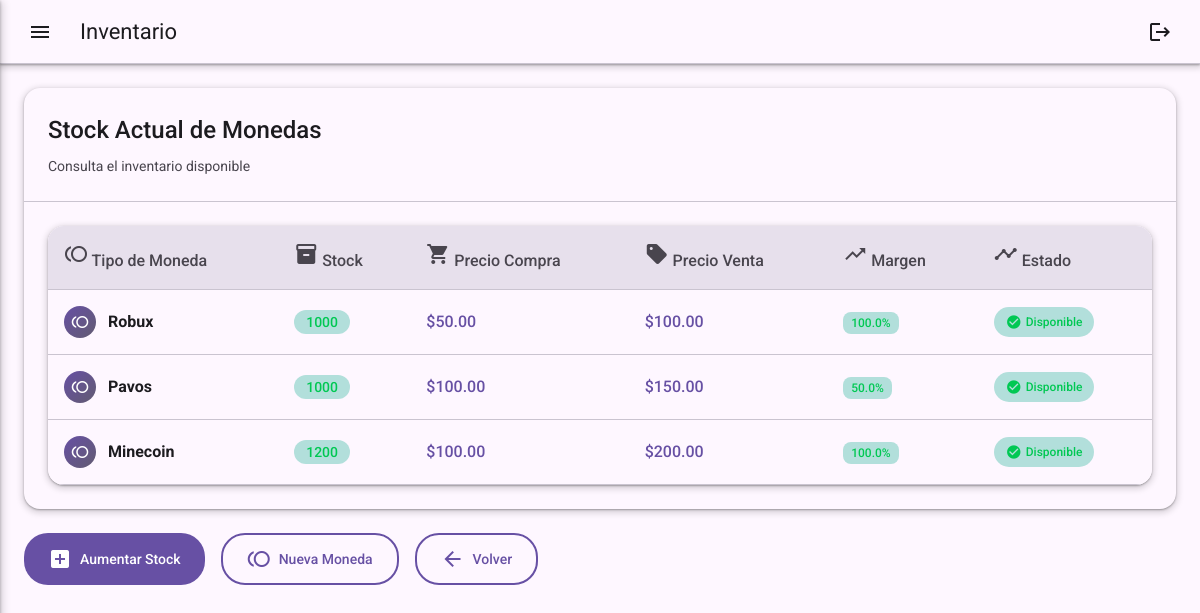
Screenshot of /ver_stock (signed in) with the database file from the repository.
### tables this page shows
CREATE TABLE monedas (
            id INTEGER PRIMARY KEY AUTOINCREMENT,
            tipo TEXT UNIQUE NOT NULL,
            stock INTEGER NOT NULL,
            precio_compra REAL,
            precio_venta REAL
        , categoria TEXT DEFAULT "Otros", stock_minimo INTEGER DEFAULT 10, activo BOOLEAN DEFAULT 1);

### app.py (the view)
@app.route('/ver_stock')
@login_required
def ver_stock():
    conn = obtener_conexion()
    cursor = conn.cursor()
    cursor.execute("SELECT tipo, stock, precio_compra, precio_venta FROM monedas")
    stock = [{'tipo': row[0], 'stock': row[1], 'precio_compra': row[2], 'precio_venta': row[3]} for row in cursor.fetchall()]
    cursor.close()
    conn.close()
    return render_template('ver_stock.html', stock=stock)

### app.py (called while the page is built)
def obtener_conexion():
    return sqlite3.connect(DATABASE)

@login_manager.user_loader
def load_user(user_id):
    conn = obtener_conexion()
    cursor = conn.cursor()
    cursor.execute("SELECT id FROM usuarios WHERE id = ?", (user_id,))
    user = cursor.fetchone()
    cursor.close()
    conn.close()
    return User(user[0]) if user else None

### templates/ver_stock.html (shortened to what this page needs)
{% extends "base.html" %}
{% block page_title %}Inventario{% endblock %}
{% block content %}
<div class="card" data-aos="fade-up">
    <div class="card-header">
        <h2 class="card-title">Stock Actual de Monedas</h2>
        <p class="card-subtitle">Consulta el inventario disponible</p>
    </div>
    <div class="card-content">
        {% if stock %}
        <div class="table-container">
            <table class="table">
                <thead>
                    <tr>
                        <th>
                            <span class="material-icons">toll</span>
                            Tipo de Moneda
                        </th>
                        <th>
                            <span class="material-icons">inventory</span>
                            Stock
                        </th>
                        <th>
                            <span class="material-icons">shopping_cart</span>
                            Precio Compra
                        </th>
                        <th>
                            <span class="material-icons">sell</span>
                            Precio Venta
                        </th>
                        <th>
                            <span class="material-icons">trending_up</span>
                            Margen
                        </th>
                        <th>
                            <span class="material-icons">timeline</span>
                            Estado
                        </th>
                    </tr>
                </thead>
                <tbody>
                    {% for item in stock %}
                    <tr data-aos="fade-up" data-aos-delay="{{ loop.index0 * 50 }}">
                        <td>
                            <div class="coin-info">
                                <div class="coin-icon">
                                    <span class="material-icons">toll</span>
                                </div>
                                <strong>{{ item.tipo }}</strong>
                            </div>
                        </td>
                        <td>
                            <span class="stock-badge {% if item.stock > 100 %}high{% elif item.stock > 50 %}medium{% else %}low{% endif %}">
                                {{ item.stock }}
                            </span>
                        </td>
                        <td class="price">${{ "%.2f"|format(item.precio_compra) }}</td>
                        <td class="price">${{ "%.2f"|format(item.precio_venta) }}</td>
                        <td class="margin">
                            {% set margin = ((item.precio_venta - item.precio_compra) / item.precio_compra * 100) %}
                            <span class="margin-badge {% if margin > 20 %}high{% elif margin > 10 %}medium{% else %}low{% endif %}">
                                {{ "%.1f"|format(margin) }}%
                            </span>
                        </td>
                        <td>
                            {% if item.stock > 50 %}
                                <span class="status-badge available">
                                    <span class="material-icons">check_circle</span>
                                    Disponible
                                </span>
                            {% elif item.stock > 10 %}
                                <span class="status-badge warning">
                                    <span class="material-icons">warning</span>
                                    Bajo Stock
                                </span>
                            {% else %}
                                <span class="status-badge critical">
                                    <span class="material-icons">error</span>
                                    Stock Crítico
                                </span>
                            {% endif %}
                        </td>
                    </tr>
                    {% endfor %}
                </tbody>
            </table>
        </div>
        {% endif %}
    </div>
</div>
<div class="action-buttons" data-aos="fade-up" data-aos-delay="200">
    <a href="{{ url_for('aumentar_stock') }}" class="btn btn-primary">
        <span class="material-icons">add_box</span>
        Aumentar Stock
    </a>
    <a href="{{ url_for('registrar_moneda') }}" class="btn btn-outlined">
        <span class="material-icons">toll</span>
        Nueva Moneda
    </a>
    <a href="{{ url_for('options') }}" class="btn btn-outlined">
        <span class="material-icons">arrow_back</span>
        Volver
    </a>
</div>
{% endblock %}

### templates/base.html (shortened to what this page needs)
<!DOCTYPE html>
<html lang="es">
<head>
    <link href="https://cdn.jsdelivr.net/npm/@material/web@1.0.1/dist/material-web.min.css" rel="stylesheet">
    <link rel="stylesheet" href="https://cdnjs.cloudflare.com/ajax/libs/animate.css/4.1.1/animate.min.css">
    <link href="https://unpkg.com/aos@2.3.1/dist/aos.css" rel="stylesheet">
    <link rel="stylesheet" href="{{ url_for('static', filename='modern-style.css') }}">
</head>
<body>
    <div id="app" class="app-container" style="opacity: 0;">
        {% if request.endpoint != 'login' %}
        <header class="top-app-bar animate__animated animate__slideInDown">
            <div class="app-bar-content">
                <div class="app-bar-start">
                    <button id="menu-toggle" class="icon-button">
                        <span class="material-icons">menu</span>
                    </button>
                    <h1 class="app-title">{% block page_title %}Sistema de Monedas{% endblock %}</h1>
                </div>
                <div class="app-bar-end">
                    <button class="icon-button" onclick="window.location.href='{{ url_for('logout') }}'">
                        <span class="material-icons">logout</span>
                    </button>
                </div>
            </div>
        </header>
        {% endif %}
        <main class="main-content {% if request.endpoint != 'login' %}with-nav{% endif %}">
            <div class="page-content">
                {% block content %}{% endblock %}
            </div>
        </main>
    </div>
</body>
</html>

### static/modern-style.css (style rules this page uses)
:root { --md-sys-color-primary: #6750A4; --md-sys-color-on-primary: #FFFFFF; --md-sys-color-primary-container: #EADDFF; --md-sys-color-on-primary-container: #21005E; --md-sys-color-secondary: #625B71; --md-sys-color-on-secondary: #FFFFFF; --md-sys-color-secondary-container: #E8DEF8; --md-sys-color-on-secondary-container: #1E192B; --md-sys-color-surface: #FEF7FF; --md-sys-color-on-surface: #1C1B1F; --md-sys-color-surface-variant: #E7E0EC; --md-sys-color-on-surface-variant: #49454E; --md-sys-color-outline: #79757F; --md-sys-color-outline-variant: #CAC4D0; --md-sys-color-error: #BA1A1A; --md-sys-color-on-error: #FFFFFF; --md-sys-color-error-container: #FFDAD6; --md-sys-color-on-error-container: #410002; --md-sys-color-success: #00C853; --md-sys-color-on-success: #FFFFFF; --md-sys-color-success-container: #B2DFDB; --elevation-1: 0px 1px 2px 0px rgba(0, 0, 0, 0.3), 0px 1px 3px 1px rgba(0, 0, 0, 0.15); --elevation-2: 0px 1px 2px 0px rgba(0, 0, 0, 0.3), 0px 2px 6px 2px rgba(0, 0, 0, 0.15); --elevation-3: 0px 4px 8px 3px rgba(0, 0, 0, 0.15), 0px 1px 3px 0px rgba(0, 0, 0, 0.3); --elevation-4: 0px 6px 10px 4px rgba(0, 0, 0, 0.15), 0px 2px 3px 0px rgba(0, 0, 0, 0.3); --font-family: 'Roboto', -apple-system, BlinkMacSystemFont, 'Segoe UI', sans-serif; }
* { margin: 0; padding: 0; box-sizing: border-box; }
body { font-family: var(--font-family); background-color: var(--md-sys-color-surface); color: var(--md-sys-color-on-surface); line-height: 1.5; overflow-x: hidden; }
.app-container { min-height: 100vh; transition: opacity 0.5s ease-in; }
.top-app-bar { position: fixed; top: 0; left: 0; right: 0; height: 64px; background-color: var(--md-sys-color-surface); border-bottom: 1px solid var(--md-sys-color-outline-variant); z-index: 1000; box-shadow: var(--elevation-2); }
.app-bar-content { display: flex; align-items: center; justify-content: space-between; height: 100%; padding: 0 16px; }
.app-bar-start { display: flex; align-items: center; gap: 16px; }
.app-title { font-size: 1.375rem; font-weight: 400; color: var(--md-sys-color-on-surface); }
.icon-button { width: 48px; height: 48px; border: none; background: none; border-radius: 24px; display: flex; align-items: center; justify-content: center; cursor: pointer; transition: all 0.2s ease; color: var(--md-sys-color-on-surface); }
.main-content { min-height: 100vh; transition: all 0.3s ease; }
.main-content.with-nav { padding-top: 64px; }
.page-content { padding: 24px; max-width: 1200px; margin: 0 auto; }
.card { background-color: var(--md-sys-color-surface); border-radius: 16px; box-shadow: var(--elevation-2); overflow: hidden; transition: all 0.3s cubic-bezier(0.4, 0.0, 0.2, 1); }
.card-header { padding: 24px; border-bottom: 1px solid var(--md-sys-color-outline-variant); }
.card-title { font-size: 1.5rem; font-weight: 500; color: var(--md-sys-color-on-surface); margin-bottom: 8px; }
.card-subtitle { color: var(--md-sys-color-on-surface-variant); font-size: 0.875rem; }
.card-content { padding: 24px; }
.btn { padding: 12px 24px; border: none; border-radius: 24px; font-size: 0.875rem; font-weight: 500; cursor: pointer; display: inline-flex; align-items: center; gap: 8px; text-decoration: none; transition: all 0.2s ease; position: relative; overflow: hidden; }
.btn::before { content: ''; position: absolute; top: 50%; left: 50%; width: 0; height: 0; background-color: rgba(255, 255, 255, 0.3); border-radius: 50%; transform: translate(-50%, -50%); transition: width 0.6s, height 0.6s; }
.btn-primary { background-color: var(--md-sys-color-primary); color: var(--md-sys-color-on-primary); }
.btn-outlined { background-color: transparent; border: 2px solid var(--md-sys-color-primary); color: var(--md-sys-color-primary); }
.table-container { overflow-x: auto; border-radius: 16px; box-shadow: var(--elevation-2); }
.table { width: 100%; border-collapse: collapse; background-color: var(--md-sys-color-surface); }
.table th, .table td { padding: 16px; text-align: left; border-bottom: 1px solid var(--md-sys-color-outline-variant); }
.table th { background-color: var(--md-sys-color-surface-variant); color: var(--md-sys-color-on-surface-variant); font-weight: 500; position: sticky; top: 0; }

### rows the page displays
monedas: tipo "Robux", stock "1000", precio_compra "50.00", precio_venta "100.00", precio_venta "100.0", shows "Disponible"
monedas: tipo "Pavos", stock "1000", precio_compra "100.00", precio_venta "150.00", margin "50.0", shows "Disponible"
monedas: tipo "Minecoin", stock "1200", precio_compra "100.00", precio_venta "200.00", precio_compra "100.0", shows "Disponible"
